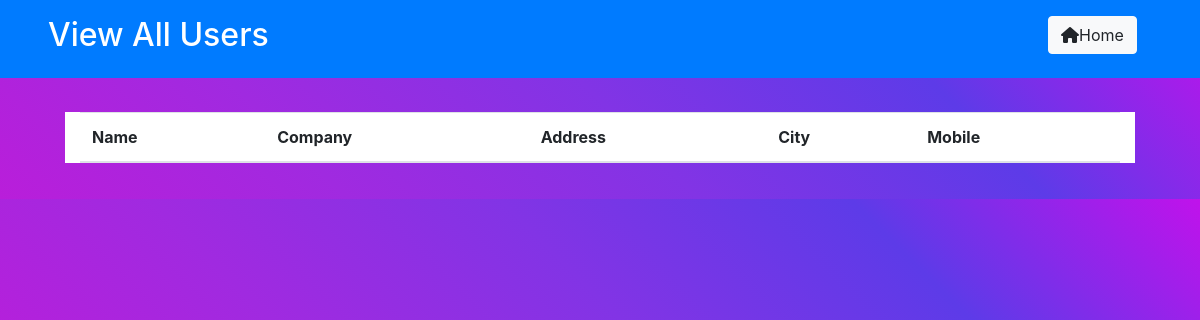
The app's page /admin/view-users.php, older data.
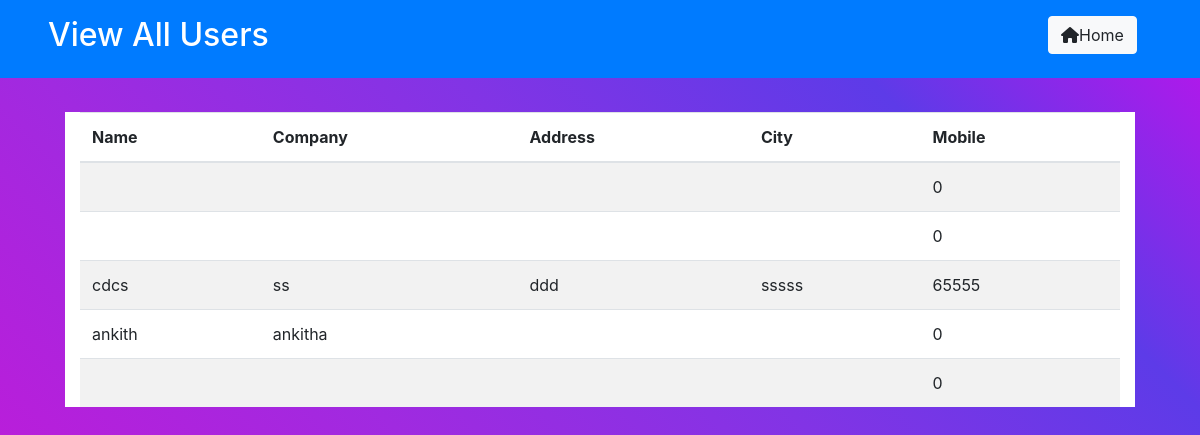
The same page, newer data.
### tables this page shows
CREATE TABLE `user_data` (
  `id` int(11) NOT NULL,
  `userid` int(11) NOT NULL,
  `firstname` varchar(255) NOT NULL,
  `lastname` varchar(255) NOT NULL,
  `company` varchar(255) NOT NULL,
  `address1` varchar(255) NOT NULL,
  `address2` varchar(11) NOT NULL,
  `city` varchar(255) NOT NULL,
  `country` varchar(255) NOT NULL,
  `zip` int(11) NOT NULL,
  `mobile` int(11) NOT NULL
);

### admin/view-users.php (the view, shortened to what this page needs)
<!DOCTYPE html>
<html lang="en">
<head>
    <link rel="stylesheet" href="https://maxcdn.bootstrapcdn.com/bootstrap/4.0.0/css/bootstrap.min.css">
</head>
<body>
<header class="bg-primary " style="position: fixed; width: 100%; z-index: 1;">
    <div class="container-fluid">
      <div class="row  text-white">
          <div class="col-md-10 col-9 p-3 pl-5">
           <H2>View All Users</H2>
          </div>
          <div class="col-md-2 col-3 p-3 pl-5">
          <a href="admin.php"class="btn btn-light"><i class="fa fa-home"></i>Home</a>
          </div>
          </div>
          </div>
</header>
<div class="container-fluid " style="padding-top:6rem">
    <?php
    $mysqli = new mysqli('localhost','root','','bookstore') or die(mysqli_error($mysqli));
    $RESULT = $mysqli->query("SELECT * FROM user_data ") or die(mysqli_error($mysqli));
    ?>
   <div class="container ">
<div class="card-body" style="padding-top:1rem">
<section id="content ">
	<div class="content-blog  bg-white">
		<div class="container">
			<table class="table table-striped">
            <thead>
                <tr>
                    <th>Name</th>
                    <th>Company</th>
                    <th>Address</th>
                    <th>City</th>
                    <th >Mobile</th>
                    </tr>
                </thead>
                <tbody>
<?php
        while($row = $RESULT->fetch_assoc()):?>
        <tr>
            <td><?php echo $row['firstname']; ?></td>
            <td><?php echo $row['company']; ?> </td>
            <td><?php echo $row['address1']; ?> </td>
            <td><?php echo $row['city']; ?> </td>
            <td><?php echo $row['mobile']; ?> </td>
        </tr>
        <?php endwhile; ?>
        </table>
</div>
</div>
</section>
</div>
</body>
</html>

### admin/view-users.php (style rules this page uses)
body { margin:0; background:linear-gradient(45deg, #b91eda, #a02ae0, #8234e5, #5d3be8, #c012eb ); }

Row changes from the older to the newer data that the page shows:
added user_data: mobile "0"
added user_data: mobile "0"
added user_data: firstname "cdcs", company "ss", address1 "ddd", city "sssss", mobile "65555"
added user_data: firstname "ankith", company "ankitha", mobile "0"
added user_data: mobile "0"
